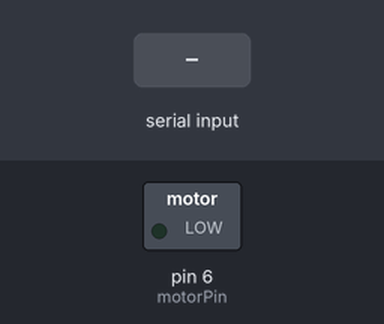
Recording of a sketch running on a simulated Arduino Uno, built with avr-gcc and run on an emulated ATmega328P. Shown: switched loads named in the sketch (green lamp = pin HIGH). Inputs (shaded band) come from the test bench.

Above: at 1.2 s.
1.3 s: "1" received over Serial
At 2.0 s:
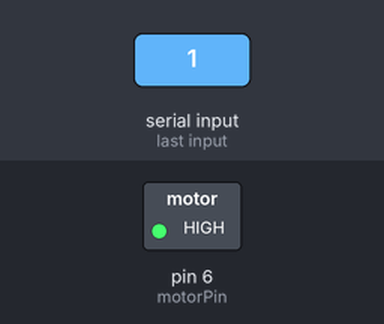
2.8 s: "0" received over Serial
At 3.2 s:
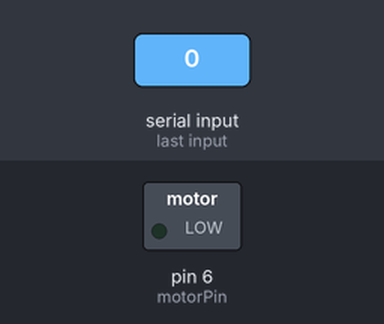
Timing chart, 0 to 5.8 s (numbered marks = the images above; inputs shaded):
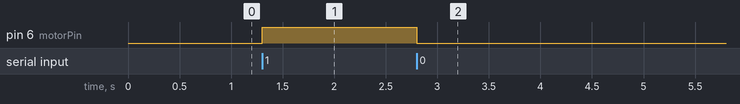

The sketch:

VibrationMotor.ino
```cpp
int motorPin = 6;

void setup() {
  Serial.begin(9600);
  pinMode(motorPin, OUTPUT);
  // Ensure motor starts OFF
  digitalWrite(motorPin, LOW);
}

void loop() {
  if (Serial.available() > 0) {
    char cmd = Serial.read();

    if (cmd == '1') {
      digitalWrite(motorPin, HIGH);
    }
    else if (cmd == '0') {
      digitalWrite(motorPin, LOW);
    }

    // Flush any remaining characters (like \n or \r)
    while(Serial.available() > 0) {
      Serial.read();
    }
  }
}
```

Measured:
- after the input at 1.3 s, pin 6 (motorPin): LOW → HIGH at once
- after the input at 2.8 s, pin 6 (motorPin): HIGH → LOW at once
